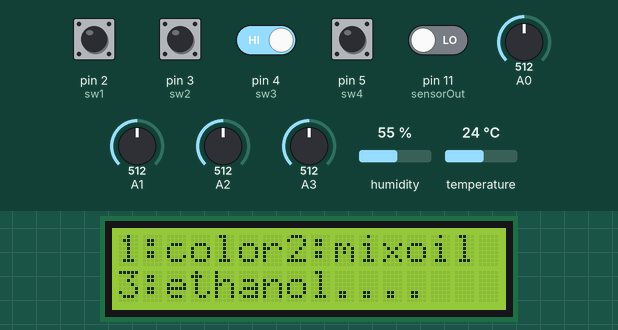
This sketch was run on a simulated Arduino Uno, built with avr-gcc and run on an emulated ATmega328P. On the bench: 16×2 character LCD. Inputs (shaded band) come from the test bench; at power-on: pin 2 (sw1), pin 3 (sw2), pin 4 (sw3), pin 5 (sw4) HIGH, pin 11 (sensorOut) LOW, A0 = 512, A1 = 512, A2 = 512, A3 = 512, humidity 55 %, temperature 24 °C. What the sketch prints to the serial monitor is not drawn.

Above: at 5.3 s.
5.4 s: pin 3 (sw2) pulled LOW for 0.15 s
At 6.1 s:
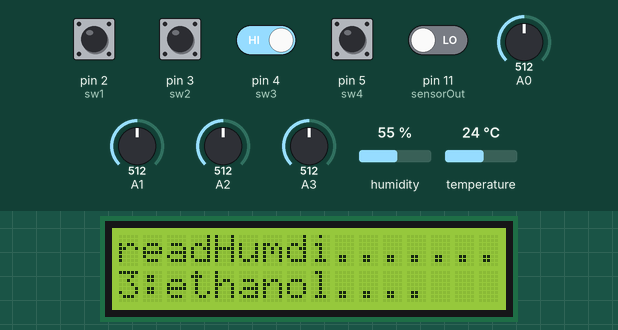
8.5 s: pin 5 (sw4) pulled LOW for 1 s
At 10.3 s:
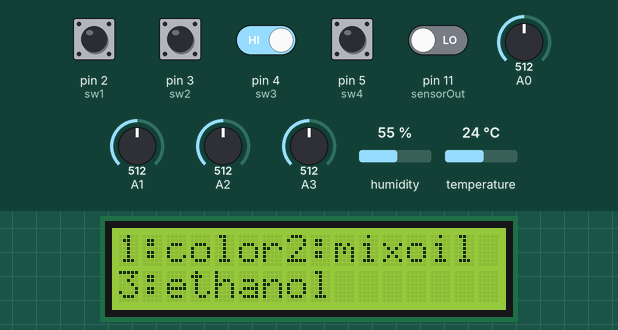
11.0 s: pin 2 (sw1) pulled LOW for 0.15 s
At 12.2 s:
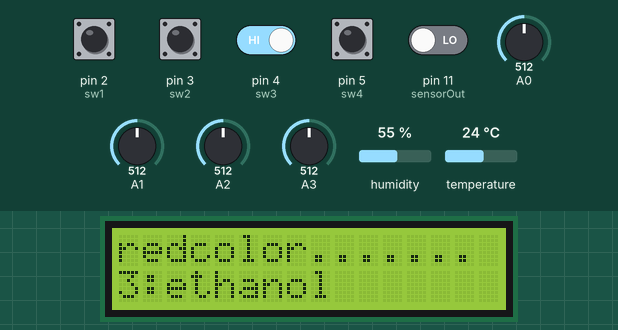
12.6 s: pin 4 (sw3) driven LOW and pin 5 (sw4) driven LOW
At 15.5 s:
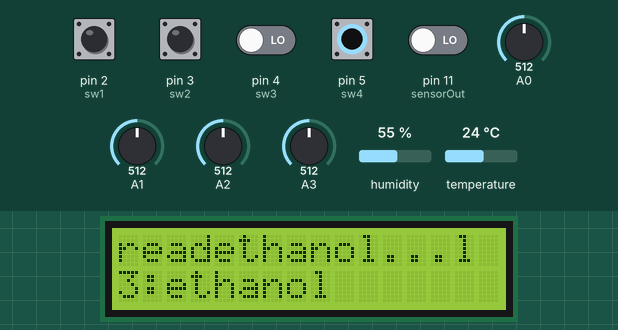
15.6 s: pin 3 (sw2) pulled LOW for 1 s
At 17.0 s:
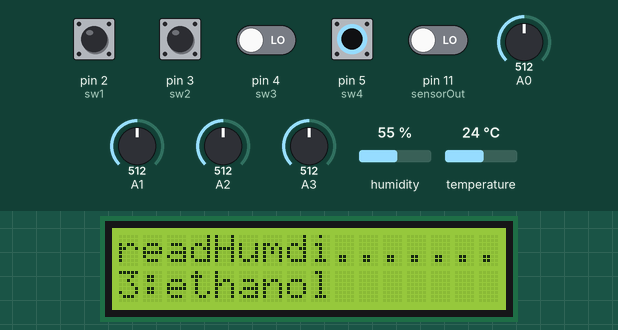
18.7 s: pin 5 (sw4) driven HIGH
At 19.6 s:
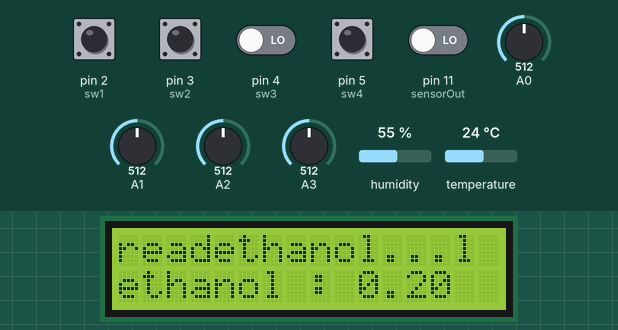
Timing chart, 0 to 21.7 s (numbered marks = the images above; inputs shaded):
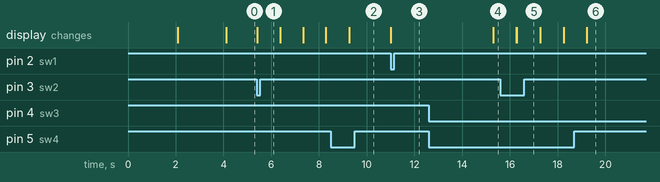

The sketch:

Oil_Read.ino
```cpp
#include <Wire.h>
#include "DHT.h"
#define DHTPIN 6
#define DHTTYPE DHT11
DHT dht(DHTPIN, DHTTYPE);
#include <LiquidCrystal_I2C.h>
// Set the LCD address to 0x27 for a 16 chars and 2 line display
LiquidCrystal_I2C lcd(0x27, 16, 2);
#include <SoftwareSerial.h>
SoftwareSerial mySerial(12, 13); // RX, TX

byte sw1 = 2;
byte sw2 = 3;
byte sw3 = 4;
byte sw4 = 5;
String Str;

// TCS230 or TCS3200 pins wiring to Arduino
#define S0 7
#define S1 8
#define S2 9
#define S3 10
#define sensorOut 11

// Stores frequency read by the photodiodes
int redFrequency = 0;
int greenFrequency = 0;
int blueFrequency = 0;

// Stores the red. green and blue colors
int redColor = 0;
int greenColor = 0;
int blueColor = 0;

unsigned long showTime;

unsigned long previousTime = 0;
int setTime = 45;
int xy = 0;
int start = 0;
void setup()
{
  pinMode(S0, OUTPUT);
  pinMode(S1, OUTPUT);
  pinMode(S2, OUTPUT);
  pinMode(S3, OUTPUT);
  pinMode(sensorOut, INPUT);

  // Setting frequency scaling to 20%
  digitalWrite(S0, HIGH);
  digitalWrite(S1, LOW);


  // initialize the LCD
  Serial.begin(9600);
  mySerial.begin(115200);

  lcd.begin();
  dht.begin();
  lcd.setCursor(0, 0);
  lcd.print("Hello (^-^)");
  delay(2000);
  lcd.setCursor(0, 0);
  lcd.print("Oil clean :)");
  delay(2000);

  menu();
  pinMode(sw1, INPUT_PULLUP);
  pinMode(sw2, INPUT_PULLUP);
  pinMode(sw3, INPUT_PULLUP);
  pinMode(sw4, INPUT_PULLUP);
  pinMode(A0, INPUT);
  pinMode(A1, INPUT);
  pinMode(A2, INPUT);
  pinMode(A3, INPUT);

}

void loop()
{


  if (digitalRead(sw1) == 0) {
    while (1) {
      readcolor();
      if (digitalRead(sw4) == 0) {
        Send(Str);
        Cclear();
        back();
        break;
      }
    }


  }
  if (digitalRead(sw2) == 0) {
    showTime = millis();

    while (1) {
      showTime = millis();
      readhumdi();
      if (digitalRead(sw4) == 0) {
        Send(Str);
        Cclear();
        back();
        break;
      }
    }


  }
  if (digitalRead(sw3) == 0) {
    while (1) {
      readethanol();
      if (digitalRead(sw4) == 0) {
        Send(Str);
        Cclear();
        back();
        break;
      }
    }


  }


}

void readcolor() {

  lcd.setCursor(0, 0);
  lcd.print("redcolor.......");
  delay("1000");

  digitalWrite(S2, LOW);
  digitalWrite(S3, LOW);

  // Reading the output frequency
  redFrequency = pulseIn(sensorOut, LOW);
  // Remaping the value of the RED (R) frequency from 0 to 255
  // You must replace with your own values. Here's an example:
  // redColor = map(redFrequency, 70, 120, 255,0);
  redColor = map(redFrequency, 352, 412, 255, 0);

  // Printing the RED (R) value
  Serial.print("R = ");
  Serial.print(redFrequency);
  delay(100);

  // Setting GREEN (G) filtered photodiodes to be read
  digitalWrite(S2, HIGH);
  digitalWrite(S3, HIGH);

  // Reading the output frequency
  greenFrequency = pulseIn(sensorOut, LOW);
  // Remaping the value of the GREEN (G) frequency from 0 to 255
  // You must replace with your own values. Here's an example:
  // greenColor = map(greenFrequency, 100, 199, 255, 0);
  greenColor = map(greenFrequency, 462, 470, 255, 0);

  // Printing the GREEN (G) value
  Serial.print(" G = ");
  Serial.print(greenFrequency);
  delay(100);

  // Setting BLUE (B) filtered photodiodes to be read
  digitalWrite(S2, LOW);
  digitalWrite(S3, HIGH);

  // Reading the output frequency
  blueFrequency = pulseIn(sensorOut, LOW);
  // Remaping the value of the BLUE (B) frequency from 0 to 255
  // You must replace with your own values. Here's an example:
  // blueColor = map(blueFrequency, 38, 84, 255, 0);
  blueColor = map(blueFrequency, 288 , 329, 255, 0);

  // Printing the BLUE (B) value
  Serial.print(" B = ");
  Serial.print(blueFrequency);
  delay(100);

  // Checks the current detected color and prints
  // a message in the serial monitor
  if (redColor > greenColor && redColor > blueColor) {
    Serial.println(" - RED detected!");
    Str = "RED detected";
  }
  if (greenColor > redColor && greenColor > blueColor) {
    Serial.println(" - GREEN detected!");
    Str = "GREEN detected";
  }
  if (blueColor > redColor && blueColor > greenColor) {
    Serial.println(" - BLUE detected!");
    Str = "BLUE detected";

  }

  lcd.setCursor(0, 1);
  lcd.print("color:");
  lcd.setCursor(6, 1);
  lcd.print(Str);

}

void Cclear() {
  Serial.print("cclear");
  Str = "";
  lcd.clear();
}

void menu() {
  lcd.setCursor(0, 0);
  lcd.print("1:color2:mixoil");
  lcd.setCursor(0, 1);
  lcd.print("3:ethanol....");
}

void back() {
  Serial.print("back");
  lcd.setCursor(0, 0);
  lcd.print("1:color2:mixoil");
  lcd.setCursor(0, 1);
  lcd.print("3:ethanol");
}

void readhumdi() {

  float first = 0;
  float last = 0;
  start = 1;
  Serial.print("Start...");
  lcd.setCursor(0, 0);
  lcd.print("readHumdi.......");
  delay("1000");
  lcd.setCursor(0, 1);
  lcd.print("Humdi:");

  float h = dht.readHumidity();
  float t = dht.readTemperature();
  float f = dht.readTemperature(true);
  if (isnan(h) || isnan(t) || isnan(f)) {
    //Serial.println("Failed to read from DHT sensor!");
    return;
  }
  lcd.setCursor(6, 1);
  lcd.print(h);

  lcd.setCursor(11, 1);
  lcd.print("s:");
  lcd.setCursor(13, 1);
  lcd.print(xy);

  first = h;

  if (start == 1) //เมื่อ start = 1 จะเป็นการวน loop จับเวลาไปเรื่อยๆ จนกว่าจะครบกำหนด
  {
    Serial.print("setTime: ");
    Serial.print(setTime); //แสดงค่าเวลาที่ตั้งไว้
    Serial.print("   showTime: ");
    Serial.print(showTime); //แสดงเวลา millis() ของ Arduino ซึ่งจะเป็นค่าที่วิ่งไปเรื่อยๆ
    Serial.print("   previousTime: ");
    Serial.print(previousTime); //แสดงค่าสุดท้ายของ previousTime หลังจากที่กดปุ่ม A ซึ่งจะเป็นค่าคงที่ ไม่วิ่งตาม millis()
    Serial.print("   Time: ");
    Serial.println((showTime - previousTime) / 1000); //แสดงผลการคำนวณว่าจับเวลาไปกี่วิแล้ว
    xy = (showTime - previousTime) / 1000;
    if (xy > 45) {
      previousTime = showTime;
      xy = 0;
    }


    if (xy >= setTime) //ถ้าเวลาที่จับได้ มากกว่าหรือเท่ากับเวลาที่ตั้งไว้...
    {
      h = dht.readHumidity();
      t = dht.readTemperature();
      f = dht.readTemperature(true);


      if (isnan(h) || isnan(t) || isnan(f)) {
        //Serial.println("Failed to read from DHT sensor!");
        return;
      }
      xy = 0;
      start = 0;
      previousTime = 0;
      last = h;
      Serial.print("Finish!");
      lcd.setCursor(8, 1);
      lcd.print(h);
      Cclear
      ();
      if (last >= first) {
        Str =  "No Mix oil";
        lcd.setCursor(0, 1);
        lcd.print(" No MIX");
        delay(1000);

      } else {
        Str = "Have mix Oil";
        lcd.setCursor(0, 1);
        lcd.print("MIX");
        delay(1000);
      }
    }
  }


}
void Send(String str) {
  int i = 0;
  while (str[i] != '\0') {
    mySerial.write(str[i]);
    i++;
  }
}

void readethanol() {
  lcd.setCursor(0, 0);
  lcd.print("readethanol...");
  delay("1000");
  lcd.setCursor(0, 1);
  lcd.print("ethanol : ");


  float warter; // 10 ml
  float ethanol;

  float s1  = analogRead(A0);  // s4 11.65   //  20.58
  float s2  = analogRead(A1)+30;  // 9.65 // 17.05 ml
  float s3  = analogRead(A2)+25;  // 7.65 // 13.52 ml
  float s4  = analogRead(A3)+82  ; // 5.65  10 ml

  Serial.print("s1: ");
  Serial.print(s1);

  Serial.print("\ts2 : ");
  Serial.print(s2);


  Serial.print("\ts3: ");
  Serial.print(s3);


  Serial.print("\ts4: ");
  Serial.println(s4);

  if (s2 > s1) {
    warter = 10.1;
  }
  else  if (s2 > s3) {
    warter = 13.52;
  }
  else if (s3 > s4) {
    warter = 17.05;
  }

  ethanol = (warter - 10) * 2;
  lcd.setCursor(0, 1);
  lcd.print("ethanol : ");
  lcd.setCursor(10, 1);
  lcd.print(ethanol);

  Str = "Ethanol = :  " + String(ethanol) + "% .";


}
```

Measured:
- after the input at 5.4 s, the display: changes at once (image 1)
- after the input at 8.5 s, the display: changes after 0.76 s (image 2)
- after the input at 11.0 s, the display: changes at once (image 3)
- after the input at 12.6 s, the display: changes after 2.7 s (image 4)
- after the input at 15.6 s, the display: first differs from a run without the input after 0.68 s (image 5)
- after the input at 18.7 s, the display: changes after 0.51 s (image 6)
